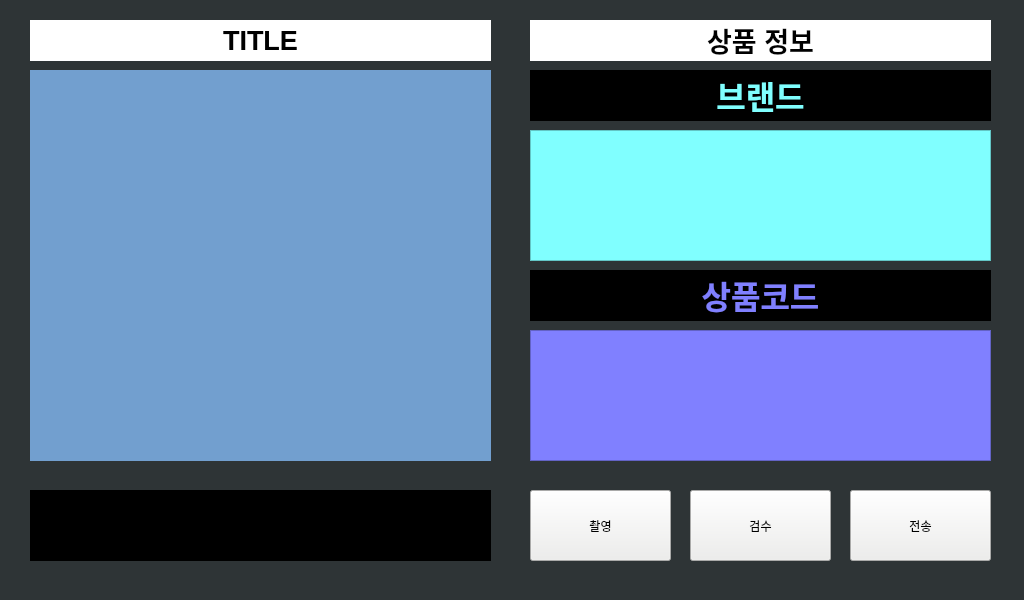
<?xml version="1.0" encoding="UTF-8"?>
<ui version="4.0">
 <class>MainWindow</class>
 <widget class="QMainWindow" name="MainWindow">
  <property name="geometry">
   <rect>
    <x>0</x>
    <y>0</y>
    <width>1024</width>
    <height>600</height>
   </rect>
  </property>
  <property name="windowTitle">
   <string>통관보조로봇</string>
  </property>
  <property name="styleSheet">
   <string notr="true">background-color: rgb(46, 52, 54);
</string>
  </property>
  <widget class="QWidget" name="centralwidget">
   <widget class="QLabel" name="LeftFrame">
    <property name="geometry">
     <rect>
      <x>30</x>
      <y>70</y>
      <width>461</width>
      <height>391</height>
     </rect>
    </property>
    <property name="styleSheet">
     <string notr="true">background-color: rgb(114, 159, 207);</string>
    </property>
    <property name="text">
     <string/>
    </property>
    <property name="scaledContents">
     <bool>true</bool>
    </property>
    <property name="openExternalLinks">
     <bool>false</bool>
    </property>
   </widget>
   <widget class="QLabel" name="Info">
    <property name="geometry">
     <rect>
      <x>530</x>
      <y>20</y>
      <width>461</width>
      <height>41</height>
     </rect>
    </property>
    <property name="styleSheet">
     <string notr="true">background-color: rgb(255,255,255);</string>
    </property>
    <property name="text">
     <string>&lt;html&gt;&lt;head/&gt;&lt;body&gt;&lt;p align=&quot;center&quot;&gt;&lt;span style=&quot; font-size:20pt; font-weight:600;&quot;&gt;상품 정보&lt;/span&gt;&lt;/p&gt;&lt;/body&gt;&lt;/html&gt;</string>
    </property>
   </widget>
   <widget class="QTextEdit" name="codeInfo">
    <property name="geometry">
     <rect>
      <x>530</x>
      <y>330</y>
      <width>461</width>
      <height>131</height>
     </rect>
    </property>
    <property name="font">
     <font>
      <pointsize>72</pointsize>
      <weight>75</weight>
      <italic>false</italic>
      <bold>true</bold>
     </font>
    </property>
    <property name="styleSheet">
     <string notr="true">background-color: rgb(128, 128, 255);</string>
    </property>
   </widget>
   <widget class="QPushButton" name="btn_Camera">
    <property name="geometry">
     <rect>
      <x>530</x>
      <y>490</y>
      <width>141</width>
      <height>71</height>
     </rect>
    </property>
    <property name="styleSheet">
     <string notr="true">background-color: rgb(238, 238, 236);
font: 75 30pt &quot;Noto Sans CJK KR&quot;;</string>
    </property>
    <property name="text">
     <string>촬영</string>
    </property>
    <property name="checkable">
     <bool>false</bool>
    </property>
   </widget>
   <widget class="QPushButton" name="btn_Inspection">
    <property name="geometry">
     <rect>
      <x>690</x>
      <y>490</y>
      <width>141</width>
      <height>71</height>
     </rect>
    </property>
    <property name="styleSheet">
     <string notr="true">background-color: rgb(238, 238, 236);
font: 75 30pt &quot;Noto Sans CJK KR&quot;;</string>
    </property>
    <property name="text">
     <string>검수</string>
    </property>
   </widget>
   <widget class="QPushButton" name="btn_Send">
    <property name="geometry">
     <rect>
      <x>850</x>
      <y>490</y>
      <width>141</width>
      <height>71</height>
     </rect>
    </property>
    <property name="styleSheet">
     <string notr="true">background-color: rgb(238, 238, 236);
font: 75 30pt &quot;Noto Sans CJK KR&quot;;</string>
    </property>
    <property name="text">
     <string>전송</string>
    </property>
   </widget>
   <widget class="QLabel" name="Title">
    <property name="geometry">
     <rect>
      <x>30</x>
      <y>20</y>
      <width>461</width>
      <height>41</height>
     </rect>
    </property>
    <property name="styleSheet">
     <string notr="true">background-color: rgb(255,255,255);</string>
    </property>
    <property name="text">
     <string>&lt;html&gt;&lt;head/&gt;&lt;body&gt;&lt;p align=&quot;center&quot;&gt;&lt;span style=&quot; font-size:20pt; font-weight:600;&quot;&gt;TITLE&lt;/span&gt;&lt;/p&gt;&lt;/body&gt;&lt;/html&gt;</string>
    </property>
   </widget>
   <widget class="QTextEdit" name="textEdit">
    <property name="geometry">
     <rect>
      <x>30</x>
      <y>490</y>
      <width>461</width>
      <height>71</height>
     </rect>
    </property>
    <property name="mouseTracking">
     <bool>false</bool>
    </property>
    <property name="styleSheet">
     <string notr="true">background-color: rgb(0, 0, 0);
font: 75 30pt &quot;Ubuntu&quot;;
color: rgb(255, 255, 255);</string>
    </property>
    <property name="inputMethodHints">
     <set>Qt::ImhNone</set>
    </property>
    <property name="sizeAdjustPolicy">
     <enum>QAbstractScrollArea::AdjustToContentsOnFirstShow</enum>
    </property>
    <property name="tabChangesFocus">
     <bool>false</bool>
    </property>
    <property name="html">
     <string>&lt;!DOCTYPE HTML PUBLIC &quot;-//W3C//DTD HTML 4.0//EN&quot; &quot;http://www.w3.org/TR/REC-html40/strict.dtd&quot;&gt;
&lt;html&gt;&lt;head&gt;&lt;meta name=&quot;qrichtext&quot; content=&quot;1&quot; /&gt;&lt;style type=&quot;text/css&quot;&gt;
p, li { white-space: pre-wrap; }
&lt;/style&gt;&lt;/head&gt;&lt;body style=&quot; font-family:'Ubuntu'; font-size:30pt; font-weight:72; font-style:normal;&quot;&gt;
&lt;p style=&quot;-qt-paragraph-type:empty; margin-top:0px; margin-bottom:0px; margin-left:0px; margin-right:0px; -qt-block-indent:0; text-indent:0px; font-size:11pt; font-weight:400;&quot;&gt;&lt;br /&gt;&lt;/p&gt;&lt;/body&gt;&lt;/html&gt;</string>
    </property>
    <property name="overwriteMode">
     <bool>false</bool>
    </property>
    <property name="acceptRichText">
     <bool>false</bool>
    </property>
   </widget>
   <widget class="QLabel" name="brand">
    <property name="geometry">
     <rect>
      <x>530</x>
      <y>70</y>
      <width>461</width>
      <height>51</height>
     </rect>
    </property>
    <property name="styleSheet">
     <string notr="true">background-color: rgb(0,0,0);</string>
    </property>
    <property name="text">
     <string>&lt;html&gt;&lt;head/&gt;&lt;body&gt;&lt;p align=&quot;center&quot;&gt;&lt;span style=&quot; font-size:24pt; font-weight:600; color:#80ffff;&quot;&gt;브랜드&lt;/span&gt;&lt;/p&gt;&lt;/body&gt;&lt;/html&gt;</string>
    </property>
   </widget>
   <widget class="QTextEdit" name="brandInfo">
    <property name="geometry">
     <rect>
      <x>530</x>
      <y>130</y>
      <width>461</width>
      <height>131</height>
     </rect>
    </property>
    <property name="styleSheet">
     <string notr="true">background-color: rgb(128, 255, 255);</string>
    </property>
    <property name="html">
     <string>&lt;!DOCTYPE HTML PUBLIC &quot;-//W3C//DTD HTML 4.0//EN&quot; &quot;http://www.w3.org/TR/REC-html40/strict.dtd&quot;&gt;
&lt;html&gt;&lt;head&gt;&lt;meta name=&quot;qrichtext&quot; content=&quot;1&quot; /&gt;&lt;style type=&quot;text/css&quot;&gt;
p, li { white-space: pre-wrap; }
&lt;/style&gt;&lt;/head&gt;&lt;body style=&quot; font-family:'Ubuntu'; font-size:10pt; font-weight:400; font-style:normal;&quot;&gt;
&lt;p align=&quot;center&quot; style=&quot;-qt-paragraph-type:empty; margin-top:0px; margin-bottom:0px; margin-left:0px; margin-right:0px; -qt-block-indent:0; text-indent:0px;&quot;&gt;&lt;br /&gt;&lt;/p&gt;&lt;/body&gt;&lt;/html&gt;</string>
    </property>
   </widget>
   <widget class="QLabel" name="code">
    <property name="geometry">
     <rect>
      <x>530</x>
      <y>270</y>
      <width>461</width>
      <height>51</height>
     </rect>
    </property>
    <property name="styleSheet">
     <string notr="true">background-color: rgb(0,0,0);</string>
    </property>
    <property name="text">
     <string>&lt;html&gt;&lt;head/&gt;&lt;body&gt;&lt;p align=&quot;center&quot;&gt;&lt;span style=&quot; font-size:24pt; font-weight:600; color:#8080ff;&quot;&gt;상품코드&lt;/span&gt;&lt;/p&gt;&lt;/body&gt;&lt;/html&gt;</string>
    </property>
   </widget>
  </widget>
  <widget class="QStatusBar" name="statusbar"/>
 </widget>
 <tabstops>
  <tabstop>btn_Camera</tabstop>
  <tabstop>btn_Inspection</tabstop>
  <tabstop>btn_Send</tabstop>
  <tabstop>codeInfo</tabstop>
 </tabstops>
 <resources/>
 <connections/>
 <slots>
  <slot>start()</slot>
  <slot>Inspection()</slot>
  <slot>send()</slot>
  <slot>Camera()</slot>
 </slots>
</ui>
